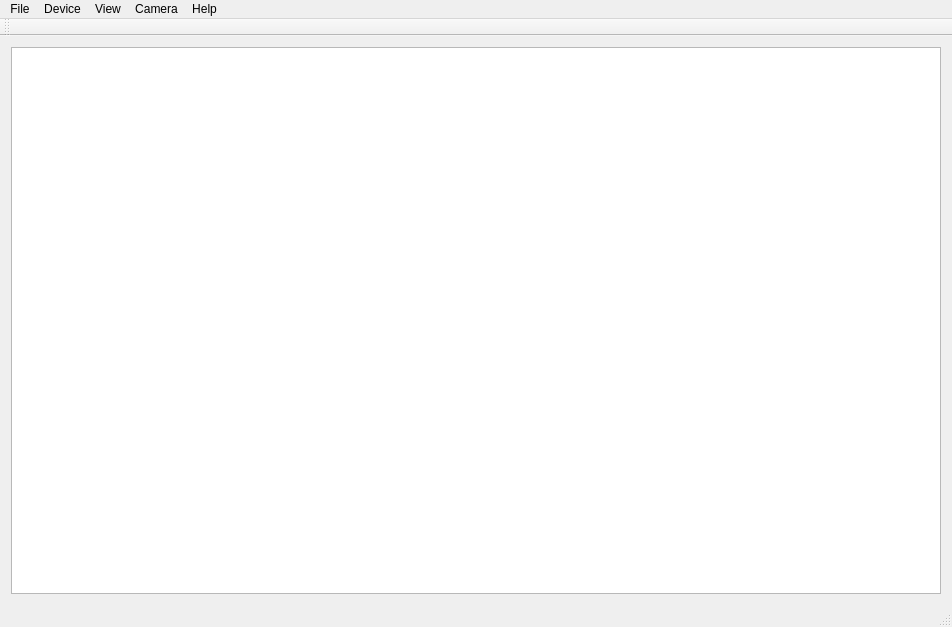
<?xml version="1.0" encoding="UTF-8"?>
<ui version="4.0">
 <class>mainWindow</class>
 <widget class="QMainWindow" name="mainWindow">
  <property name="geometry">
   <rect>
    <x>0</x>
    <y>0</y>
    <width>952</width>
    <height>627</height>
   </rect>
  </property>
  <property name="windowTitle">
   <string>EDT vlviewer</string>
  </property>
  <property name="windowIcon">
   <iconset>
    <normaloff>images/edticon.png</normaloff>images/edticon.png</iconset>
  </property>
  <widget class="QWidget" name="centralWidget">
   <layout class="QGridLayout" name="gridLayout">
    <item row="0" column="0">
     <widget class="EdtQtImageView" name="ImageView"/>
    </item>
   </layout>
  </widget>
  <widget class="QMenuBar" name="menuBar">
   <property name="geometry">
    <rect>
     <x>0</x>
     <y>0</y>
     <width>952</width>
     <height>21</height>
    </rect>
   </property>
   <widget class="QMenu" name="menuFile">
    <property name="title">
     <string>File</string>
    </property>
    <addaction name="actionNewImage"/>
    <addaction name="actionOpenImage"/>
    <addaction name="actionClose"/>
    <addaction name="actionSaveImage"/>
    <addaction name="actionSaveImageAs"/>
    <addaction name="separator"/>
    <addaction name="actionCamera_File_Capture"/>
    <addaction name="actionAutoNumber"/>
    <addaction name="separator"/>
    <addaction name="actionRecent_FIle"/>
    <addaction name="actionExit"/>
   </widget>
   <widget class="QMenu" name="menuView">
    <property name="title">
     <string>View</string>
    </property>
    <addaction name="actionTool_Bar"/>
    <addaction name="actionStatus_Bar"/>
    <addaction name="separator"/>
    <addaction name="actionHistogram"/>
    <addaction name="actionProfile"/>
    <addaction name="separator"/>
    <addaction name="actionSelect_Region"/>
    <addaction name="actionSelect_Line"/>
    <addaction name="actionReset_Selection"/>
    <addaction name="separator"/>
    <addaction name="actionZoom_In"/>
    <addaction name="actionZoom_Out"/>
    <addaction name="actionNormal_Size"/>
    <addaction name="separator"/>
    <addaction name="actionContrast"/>
    <addaction name="actionBayer"/>
    <addaction name="separator"/>
    <addaction name="actionDisplay_Skip"/>
   </widget>
   <widget class="QMenu" name="menuCamera">
    <property name="title">
     <string>Camera</string>
    </property>
    <addaction name="actionSelect_Camera"/>
    <addaction name="actionCamera_Settings"/>
    <addaction name="actionCamera_Serial"/>
    <addaction name="separator"/>
    <addaction name="actionCapture_One_Image"/>
    <addaction name="actionContinuous_Capture"/>
    <addaction name="actionSet_ROI"/>
   </widget>
   <widget class="QMenu" name="menuHelp">
    <property name="title">
     <string>Help</string>
    </property>
    <addaction name="actionVlviewer_Help"/>
    <addaction name="actionAbout_vlviewer"/>
   </widget>
   <widget class="QMenu" name="menuDevice">
    <property name="title">
     <string>Device</string>
    </property>
    <addaction name="actionHardware_invert"/>
    <addaction name="actionFirst_pixel_counter"/>
    <addaction name="actionDevice_info"/>
    <addaction name="actionSelect_Device"/>
   </widget>
   <addaction name="menuFile"/>
   <addaction name="menuDevice"/>
   <addaction name="menuView"/>
   <addaction name="menuCamera"/>
   <addaction name="menuHelp"/>
  </widget>
  <widget class="QToolBar" name="mainToolBar">
   <attribute name="toolBarArea">
    <enum>TopToolBarArea</enum>
   </attribute>
   <attribute name="toolBarBreak">
    <bool>false</bool>
   </attribute>
  </widget>
  <widget class="QStatusBar" name="statusBar"/>
  <action name="actionNewImage">
   <property name="text">
    <string>New Image</string>
   </property>
   <property name="toolTip">
    <string>New Image</string>
   </property>
  </action>
  <action name="actionOpenImage">
   <property name="text">
    <string>Open Image...</string>
   </property>
   <property name="toolTip">
    <string>OpenImage</string>
   </property>
  </action>
  <action name="actionClose">
   <property name="text">
    <string>Close</string>
   </property>
  </action>
  <action name="actionSaveImageAs">
   <property name="text">
    <string>Save Image As...</string>
   </property>
   <property name="toolTip">
    <string>SaveImage</string>
   </property>
  </action>
  <action name="actionSaveImage">
   <property name="text">
    <string>Save Image</string>
   </property>
  </action>
  <action name="actionCamera_File_Capture">
   <property name="text">
    <string>Camera File Capture</string>
   </property>
   <property name="toolTip">
    <string>Camera File Capture</string>
   </property>
  </action>
  <action name="actionAutoNumber">
   <property name="checkable">
    <bool>true</bool>
   </property>
   <property name="text">
    <string>AutoNumber</string>
   </property>
  </action>
  <action name="actionRecent_FIle">
   <property name="text">
    <string>Recent FIle</string>
   </property>
  </action>
  <action name="actionExit">
   <property name="text">
    <string>Exit</string>
   </property>
  </action>
  <action name="actionX2">
   <property name="text">
    <string>X2</string>
   </property>
  </action>
  <action name="actionX4">
   <property name="text">
    <string>x4</string>
   </property>
  </action>
  <action name="actionX2_2">
   <property name="text">
    <string>x2</string>
   </property>
  </action>
  <action name="actionX4_2">
   <property name="text">
    <string>x4</string>
   </property>
  </action>
  <action name="actionX2_3">
   <property name="text">
    <string>x2</string>
   </property>
  </action>
  <action name="actionX4_3">
   <property name="text">
    <string>x4</string>
   </property>
  </action>
  <action name="actionToolBar">
   <property name="text">
    <string>ToolBar</string>
   </property>
  </action>
  <action name="actionTool_Bar">
   <property name="checkable">
    <bool>true</bool>
   </property>
   <property name="checked">
    <bool>true</bool>
   </property>
   <property name="text">
    <string>Tool Bar</string>
   </property>
  </action>
  <action name="actionStatus_Bar">
   <property name="text">
    <string>Status Bar</string>
   </property>
  </action>
  <action name="actionRefresh">
   <property name="text">
    <string>Refresh</string>
   </property>
  </action>
  <action name="actionTime_Display">
   <property name="text">
    <string>Time Display</string>
   </property>
  </action>
  <action name="actionHistogram">
   <property name="text">
    <string>Histogram...</string>
   </property>
  </action>
  <action name="actionProfile">
   <property name="text">
    <string>Profile...</string>
   </property>
  </action>
  <action name="actionSelect_Region">
   <property name="text">
    <string>Select Region</string>
   </property>
  </action>
  <action name="actionReset_Selection">
   <property name="text">
    <string>Reset Selection</string>
   </property>
   <property name="toolTip">
    <string>Reset Selection</string>
   </property>
  </action>
  <action name="actionZoom_Panel">
   <property name="text">
    <string>Zoom Panel</string>
   </property>
  </action>
  <action name="actionPan">
   <property name="text">
    <string>Pan</string>
   </property>
  </action>
  <action name="actionX2_4">
   <property name="text">
    <string>x2</string>
   </property>
  </action>
  <action name="actionX4_4">
   <property name="text">
    <string>x4</string>
   </property>
  </action>
  <action name="actionX2_5">
   <property name="text">
    <string>x2</string>
   </property>
  </action>
  <action name="actionX4_5">
   <property name="text">
    <string>x4</string>
   </property>
  </action>
  <action name="actionNormal_Size">
   <property name="text">
    <string>Normal Size</string>
   </property>
  </action>
  <action name="actionContrast">
   <property name="text">
    <string>Contrast...</string>
   </property>
  </action>
  <action name="actionDisplay_Skip">
   <property name="text">
    <string>Display Skip...</string>
   </property>
  </action>
  <action name="actionSetuo">
   <property name="text">
    <string>Setuo</string>
   </property>
  </action>
  <action name="actionSelect_Camera">
   <property name="text">
    <string>Select Camera...</string>
   </property>
  </action>
  <action name="actionCamera_Settings">
   <property name="text">
    <string>Camera Settings...</string>
   </property>
   <property name="toolTip">
    <string>Camera Settings</string>
   </property>
  </action>
  <action name="actionCamera_Serial">
   <property name="text">
    <string>Camera Serial...</string>
   </property>
   <property name="toolTip">
    <string>Camera Serial</string>
   </property>
  </action>
  <action name="actionIncrease_Exposure_Time">
   <property name="text">
    <string>Increase Exposure Time</string>
   </property>
  </action>
  <action name="actionDecrease_Exposure_Time">
   <property name="text">
    <string>Decrease Exposure Time</string>
   </property>
  </action>
  <action name="actionCapture_One_Image">
   <property name="text">
    <string>Capture One Image</string>
   </property>
  </action>
  <action name="actionContinuous_Capture">
   <property name="text">
    <string>Start Continuous Capture</string>
   </property>
  </action>
  <action name="actionAlways_Show_Latest">
   <property name="text">
    <string>Always Show Latest</string>
   </property>
  </action>
  <action name="actionDraw_From_Thread">
   <property name="text">
    <string>Draw From Thread</string>
   </property>
  </action>
  <action name="actionCheck_For_Overrun">
   <property name="text">
    <string>Check For Overrun</string>
   </property>
  </action>
  <action name="actionShow_Single_Frame">
   <property name="text">
    <string>Show Single Frame</string>
   </property>
  </action>
  <action name="actionFilter">
   <property name="text">
    <string>Filter</string>
   </property>
  </action>
  <action name="actionArithmetic">
   <property name="text">
    <string>Arithmetic</string>
   </property>
  </action>
  <action name="actionMask">
   <property name="text">
    <string>Mask</string>
   </property>
  </action>
  <action name="actionFilee">
   <property name="text">
    <string>Filee</string>
   </property>
  </action>
  <action name="actionFill">
   <property name="text">
    <string>Fill</string>
   </property>
  </action>
  <action name="actionRemap_Display">
   <property name="text">
    <string>Remap Display</string>
   </property>
  </action>
  <action name="actionVlviewer_Help">
   <property name="text">
    <string>VlViewer Help</string>
   </property>
  </action>
  <action name="actionAbout_vlviewer">
   <property name="text">
    <string>About VlViewer</string>
   </property>
  </action>
  <action name="actionPixel_Text">
   <property name="text">
    <string>Pixel Text</string>
   </property>
   <property name="toolTip">
    <string>Pixel Text</string>
   </property>
  </action>
  <action name="actionBayer">
   <property name="text">
    <string>Bayer...</string>
   </property>
  </action>
  <action name="actionSet_ROI">
   <property name="text">
    <string>Set ROI...</string>
   </property>
  </action>
  <action name="actionSelect_Line">
   <property name="text">
    <string>Select Line</string>
   </property>
  </action>
  <action name="actionZoom_In">
   <property name="text">
    <string>Zoom In</string>
   </property>
  </action>
  <action name="actionZoom_Out">
   <property name="text">
    <string>Zoom Out</string>
   </property>
  </action>
  <action name="actionSelect_Device">
   <property name="text">
    <string>Select Device...</string>
   </property>
  </action>
  <action name="actionDevice_info">
   <property name="text">
    <string>Device Info...</string>
   </property>
  </action>
  <action name="actionHardware_invert">
   <property name="checkable">
    <bool>true</bool>
   </property>
   <property name="enabled">
    <bool>true</bool>
   </property>
   <property name="text">
    <string>Hardware Invert</string>
   </property>
  </action>
  <action name="actionFirst_pixel_counter">
   <property name="checkable">
    <bool>true</bool>
   </property>
   <property name="text">
    <string>First pixel counter</string>
   </property>
   <property name="toolTip">
    <string>First pixel counter</string>
   </property>
   <property name="whatsThis">
    <string>Overwrite the first pixel (two bytes) with incrementing counter.</string>
   </property>
  </action>
 </widget>
 <layoutdefault spacing="6" margin="11"/>
 <customwidgets>
  <customwidget>
   <class>EdtQtImageView</class>
   <extends>QGraphicsView</extends>
   <header location="global">EdtQtImageView.h</header>
  </customwidget>
 </customwidgets>
 <resources>
  <include location="../pdv_qtlib/pdv_qtlib.qrc"/>
 </resources>
 <connections/>
</ui>
